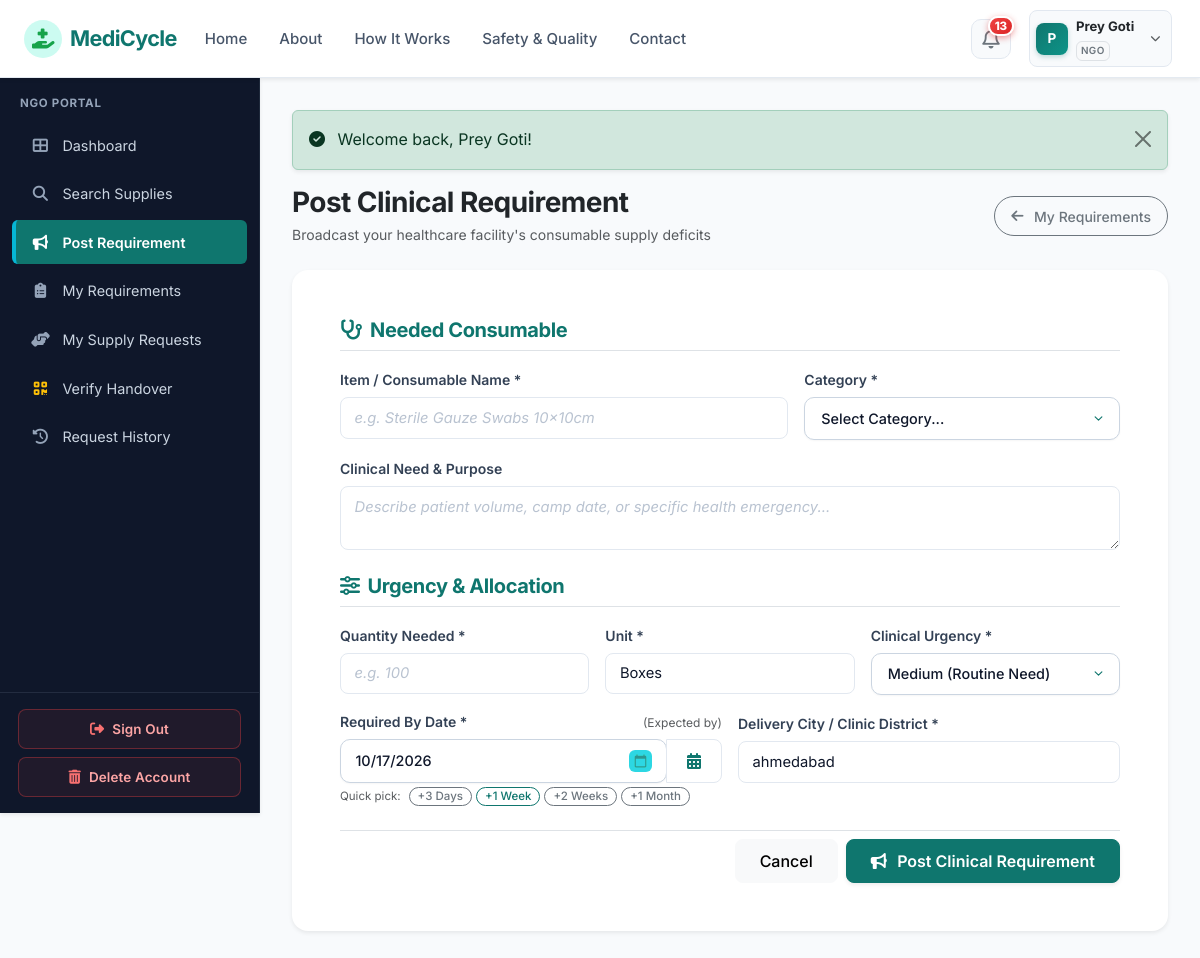
Screenshot of /ngo/post-requirement.php (signed in) with the database file from the repository.
### tables this page shows
CREATE TABLE `organizations` (
  `id` int(11) NOT NULL AUTO_INCREMENT,
  `user_id` int(11) NOT NULL,
  `organization_name` varchar(150) NOT NULL,
  `organization_type` varchar(100) NOT NULL,
  `license_number` varchar(100) DEFAULT NULL,
  `address` text NOT NULL,
  `city` varchar(100) NOT NULL,
  `state` varchar(100) NOT NULL,
  `pincode` varchar(20) NOT NULL,
  `verification_status` enum('pending','verified','rejected') DEFAULT 'pending',
  `verification_notes` text DEFAULT NULL,
  `created_at` timestamp NOT NULL DEFAULT current_timestamp(),
  `updated_at` timestamp NOT NULL DEFAULT current_timestamp() ON UPDATE current_timestamp(),
  PRIMARY KEY (`id`),
  KEY `fk_org_user` (`user_id`),
  KEY `idx_org_city` (`city`),
  KEY `idx_org_status` (`verification_status`),
  CONSTRAINT `fk_org_user` FOREIGN KEY (`user_id`) REFERENCES `users` (`id`) ON DELETE CASCADE
);

CREATE TABLE `users` (
  `id` int(11) NOT NULL AUTO_INCREMENT,
  `name` varchar(100) NOT NULL,
  `email` varchar(100) NOT NULL,
  `password` varchar(255) NOT NULL,
  `phone` varchar(20) NOT NULL,
  `role` enum('admin','supplier','ngo','delivery') NOT NULL,
  `email_verified` tinyint(1) DEFAULT 1,
  `status` enum('active','inactive','suspended','pending') DEFAULT 'active',
  `created_at` timestamp NOT NULL DEFAULT current_timestamp(),
  `updated_at` timestamp NOT NULL DEFAULT current_timestamp() ON UPDATE current_timestamp(),
  PRIMARY KEY (`id`),
  UNIQUE KEY `email` (`email`),
  KEY `idx_user_role` (`role`),
  KEY `idx_user_status` (`status`)
);

### ngo/post-requirement.php (the view, shortened to what the rows shown need)
<?php
require_once __DIR__ . '/../config/config.php';
require_role('ngo');
$userId = $_SESSION['user_id'];
$orgStmt = $pdo->prepare("SELECT city FROM organizations WHERE user_id = ? LIMIT 1");
$orgStmt->execute([$userId]);
$userOrg = $orgStmt->fetch();
$defaultCity = $userOrg['city'] ?? '';
$defaultRequiredBy = date('Y-m-d', strtotime('+7 days'));
$formData = [
    'supply_name' => '',
    'category_id' => '',
    'required_quantity' => '',
    'unit' => 'Boxes',
    'urgency' => 'Medium',
    'required_by' => $defaultRequiredBy,
    'city' => $defaultCity,
    'description' => ''
];
include __DIR__ . '/../includes/header.php';
include __DIR__ . '/../includes/navbar.php';
?>
<div class="app-container">
    <?php include __DIR__ . '/../includes/sidebar.php'; ?>
    <div class="app-content">
        <div class="card border-0 shadow-sm rounded-4">
            <div class="card-body p-4 p-md-5">
                <form action="<?php echo BASE_URL; ?>/ngo/post-requirement.php" method="POST" id="postRequirementForm" class="needs-validation" novalidate>
                    <div class="row g-3 mb-4">
                        <div class="col-md-4">
                            <label for="unit" class="form-label small fw-semibold">Unit *</label>
                            <input type="text" class="form-control" id="unit" name="unit" value="<?php echo e($formData['unit']); ?>" placeholder="e.g. Boxes, Packs, Rolls" required>
                        </div>
                        <div class="col-md-4">
                            <label for="urgency" class="form-label small fw-semibold">Clinical Urgency *</label>
                            <select class="form-select" id="urgency" name="urgency" required>
                                <option value="Medium" <?php echo ($formData['urgency'] === 'Medium' || empty($formData['urgency'])) ? 'selected' : ''; ?>>Medium (Routine Need)</option>
                            </select>
                        </div>
                        <div class="col-md-6">
                            <div class="input-group">
                                <input type="date" class="form-control" id="required_by" name="required_by"
                                       value="<?php echo e($formData['required_by']); ?>"
                                       min="<?php echo date('Y-m-d'); ?>" required>
                                <button type="button" class="btn btn-outline-secondary" onclick="triggerDatePicker('required_by')" title="Open Calendar Picker">
                                    <i class="fas fa-calendar-alt text-teal"></i>
                                </button>
                            </div>
                        </div>
                        <div class="col-md-6">
                            <label for="city" class="form-label small fw-semibold">Delivery City / Clinic District *</label>
                            <input type="text" class="form-control" id="city" name="city" value="<?php echo e($formData['city']); ?>" placeholder="e.g. Pune, Maharashtra" required>
                        </div>
                    </div>
                </form>
            </div>
        </div>
    </div>
</div>
<?php include __DIR__ . '/../includes/footer.php'; ?>

### includes/navbar.php (shortened to what the rows shown need)
<?php
$currentUser = current_user();
$unreadNotifCount = 0;
if ($currentUser && isset($pdo)) {
    $unreadNotifCount = get_unread_notifications_count($pdo, $currentUser['id']);
}
$currentDir = basename(dirname($_SERVER['PHP_SELF'] ?? ''));
$isPublicPage = !in_array($currentDir, ['admin', 'supplier', 'ngo', 'delivery']);
?>
<nav class="navbar navbar-expand-lg navbar-medicycle sticky-top shadow-sm">
    <div class="container-fluid px-3 px-lg-4">
        <div class="collapse navbar-collapse" id="navbarMain">
            <ul class="navbar-nav ms-auto align-items-center gap-2">
                <?php if (!$isPublicPage && $currentUser): ?>
                    <li class="nav-item dropdown position-relative ms-1">
                        <a class="nav-link notif-icon-btn position-relative" href="#" id="notifDropdown" role="button" data-bs-toggle="dropdown" aria-expanded="false" title="Notifications">
                            <i class="far fa-bell fs-5 text-secondary"></i>
                            <?php if ($unreadNotifCount > 0): ?>
                                <span class="notif-pulse-badge">
                                    <?php echo $unreadNotifCount; ?>
                                </span>
                            <?php endif; ?>
                        </a>
                    </li>
                    <li class="nav-item dropdown ms-1">
                        <a class="nav-link user-profile-capsule d-flex align-items-center gap-2 text-dark shadow-2xs" href="#" id="userDropdown" role="button" data-bs-toggle="dropdown" aria-expanded="false">
                            <div class="user-avatar-circle">
                                <?php echo strtoupper(substr($currentUser['name'], 0, 1)); ?>
                            </div>
                            <div class="d-none d-md-block text-start pe-1">
                                <span class="d-block fw-bold small text-dark leading-tight" style="font-size:0.82rem;"><?php echo e($currentUser['name']); ?></span>
                                <span class="badge text-uppercase text-secondary bg-light border p-1" style="font-size: 0.62rem; letter-spacing:0.04em;"><?php echo strtoupper(e($currentUser['role'])); ?></span>
                            </div>
                            <i class="fas fa-chevron-down text-muted small ms-1" style="font-size:0.65rem;"></i>
                        </a>
                    </li>
                <?php endif; ?>
            </ul>
        </div>
    </div>
</nav>

### includes/sidebar.php (shortened to what the rows shown need)
<?php
$currentUser = current_user();
$currentScript = basename($_SERVER['PHP_SELF']);
if (!function_exists('is_active_link')) {
    function is_active_link($script, $dir = null) {
        global $currentScript, $currentDir;
        return ($currentScript === $script) ? 'active' : '';
    }
}
$userRole = $currentUser['role'] ?? ($_SESSION['role'] ?? '');
?>
<aside class="app-sidebar shadow-sm">
    <div class="sidebar-heading">
        <?php echo strtoupper(e($userRole)); ?> PORTAL
    </div>
    <ul class="nav flex-column mb-auto">
        <?php if ($userRole === 'admin'): ?>
            <li class="nav-item">
                <a class="nav-link <?php echo is_active_link('dashboard.php', 'admin'); ?>" href="<?php echo BASE_URL; ?>/admin/dashboard.php">
                    <i class="fas fa-chart-line"></i> Dashboard
                </a>
            </li>
            <li class="nav-item">
                <a class="nav-link <?php echo is_active_link('users.php', 'admin'); ?>" href="<?php echo BASE_URL; ?>/admin/users.php">
                    <i class="fas fa-users"></i> User Accounts
                </a>
            </li>
            <li class="nav-item">
                <a class="nav-link <?php echo is_active_link('organizations.php', 'admin'); ?>" href="<?php echo BASE_URL; ?>/admin/organizations.php">
                    <i class="fas fa-building-circle-check"></i> Organizations
                </a>
            </li>
            <li class="nav-item">
                <a class="nav-link <?php echo is_active_link('supplies.php', 'admin'); ?>" href="<?php echo BASE_URL; ?>/admin/supplies.php">
                    <i class="fas fa-boxes-stacked"></i> All Supplies
                </a>
            </li>
            <li class="nav-item">
                <a class="nav-link <?php echo is_active_link('requirements.php', 'admin'); ?>" href="<?php echo BASE_URL; ?>/admin/requirements.php">
                    <i class="fas fa-clipboard-list"></i> Requirements
                </a>
            </li>
            <li class="nav-item">
                <a class="nav-link <?php echo is_active_link('requests.php', 'admin'); ?>" href="<?php echo BASE_URL; ?>/admin/requests.php">
                    <i class="fas fa-hand-holding-medical"></i> Supply Requests
                </a>
            </li>
            <li class="nav-item">
                <a class="nav-link <?php echo is_active_link('deliveries.php', 'admin'); ?>" href="<?php echo BASE_URL; ?>/admin/deliveries.php">
                    <i class="fas fa-truck-fast"></i> Deliveries
                </a>
            </li>
            <li class="nav-item">
                <a class="nav-link <?php echo is_active_link('verify-handover.php', 'admin'); ?>" href="<?php echo BASE_URL; ?>/admin/verify-handover.php">
                    <i class="fas fa-qrcode text-warning"></i> Verify Handover
                </a>
            </li>
            <li class="nav-item">
                <a class="nav-link <?php echo is_active_link('categories.php', 'admin'); ?>" href="<?php echo BASE_URL; ?>/admin/categories.php">
                    <i class="fas fa-tags"></i> Categories
                </a>
            </li>
            <li class="nav-item">
                <a class="nav-link <?php echo is_active_link('reports.php', 'admin'); ?>" href="<?php echo BASE_URL; ?>/admin/reports.php">
                    <i class="fas fa-file-invoice"></i> Reports
                </a>
            </li>
            <li class="nav-item">
                <a class="nav-link <?php echo is_active_link('analytics.php', 'admin'); ?>" href="<?php echo BASE_URL; ?>/admin/analytics.php">
                    <i class="fas fa-chart-pie"></i> Analytics
                </a>
            </li>
            <li class="nav-item">
                <a class="nav-link <?php echo is_active_link('settings.php', 'admin'); ?>" href="<?php echo BASE_URL; ?>/admin/settings.php">
                    <i class="fas fa-sliders"></i> System Settings
                </a>
            </li>
        <?php elseif ($userRole === 'ngo'): ?>
            <li class="nav-item">
            </li>
            <li class="nav-item">
            </li>
            <li class="nav-item">
            </li>
            <li class="nav-item">
            </li>
            <li class="nav-item">
            </li>
            <li class="nav-item">
            </li>
            <li class="nav-item">
            </li>
        <?php endif; ?>
    </ul>
    <div class="sidebar-footer mt-auto">
        <a href="<?php echo BASE_URL; ?>/logout.php" class="btn-sidebar-signout mb-2">
        </a>
        <button type="button" class="btn-sidebar-delete" data-bs-toggle="modal" data-bs-target="#deleteAccountModal">
        </button>
    </div>
</aside>

### rows the page displays
organizations: user.name "P", user.name "Prey Goti", user.role "NGO", unit "Boxes", urgency "Medium (Routine Need)", required_by "10/17/2026", city "ahmedabad"

### other values shown
$unreadNotifCount "13"
$message "Welcome back, Prey Goti!"
